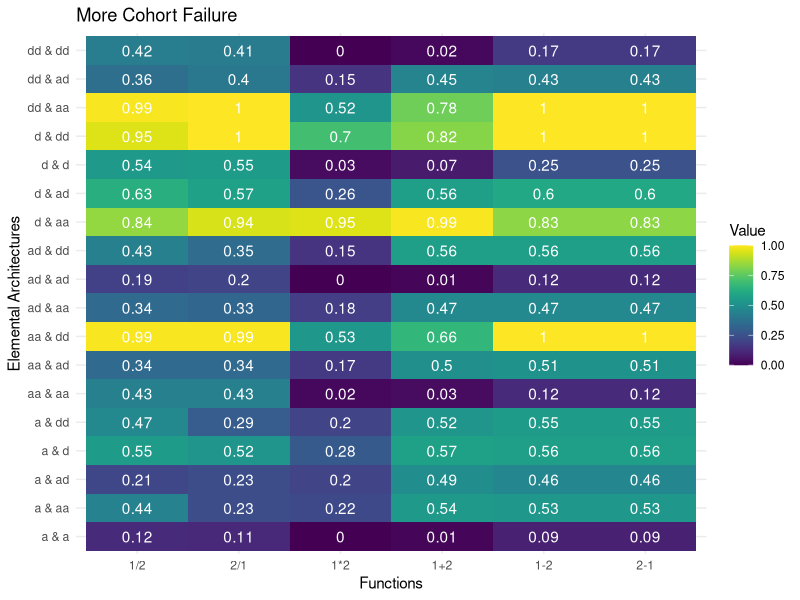

Recreate this plot in R.
#Turn table into colored matrix

library(ggplot2)
library(viridis)

#Read in succ.matrix.csv
dat <- read.csv("more.cohort.fail.matrix.csv")

#change column names to display correct functions
colnames(dat) <- c("first element","second element","1/2","2/1","1*2","1+2","1-2","2-1","total")

#combine columns 1 & 2 
combined_column <- paste(dat$"first element", dat$"second element", sep = " & ")

# Name the combined column
dat$'Elemental.Architectures' <- combined_column

#remove the 1st & 2nd column
dat <- dat[, -1]
dat <- dat[, -1]

#rearrange to make elemental architectures column 1
dat <- dat[, c(8, 1:7)]

#remove "total" column
more.cohort.fail.matrix <- dat[,1:7]

# Get row and column names
row_names <- rownames(more.cohort.fail.matrix)
col_names <- colnames(more.cohort.fail.matrix)

# Melt the table to long format
library(reshape2)

more.cohort.fail.matrix.long <- melt(more.cohort.fail.matrix)


# Create the plot
ggplot(more.cohort.fail.matrix.long, aes(variable, Elemental.Architectures, fill = value)) +
  geom_tile() +
  geom_text(aes(label = value), color = "white") + #added numbers to cells#
  scale_fill_viridis(name = "Value", limits = c(0, 1)) +
  labs(x = "Functions", y = "Elemental Architectures") +
  ggtitle("More Cohort Failure")+
  theme_minimal() 
